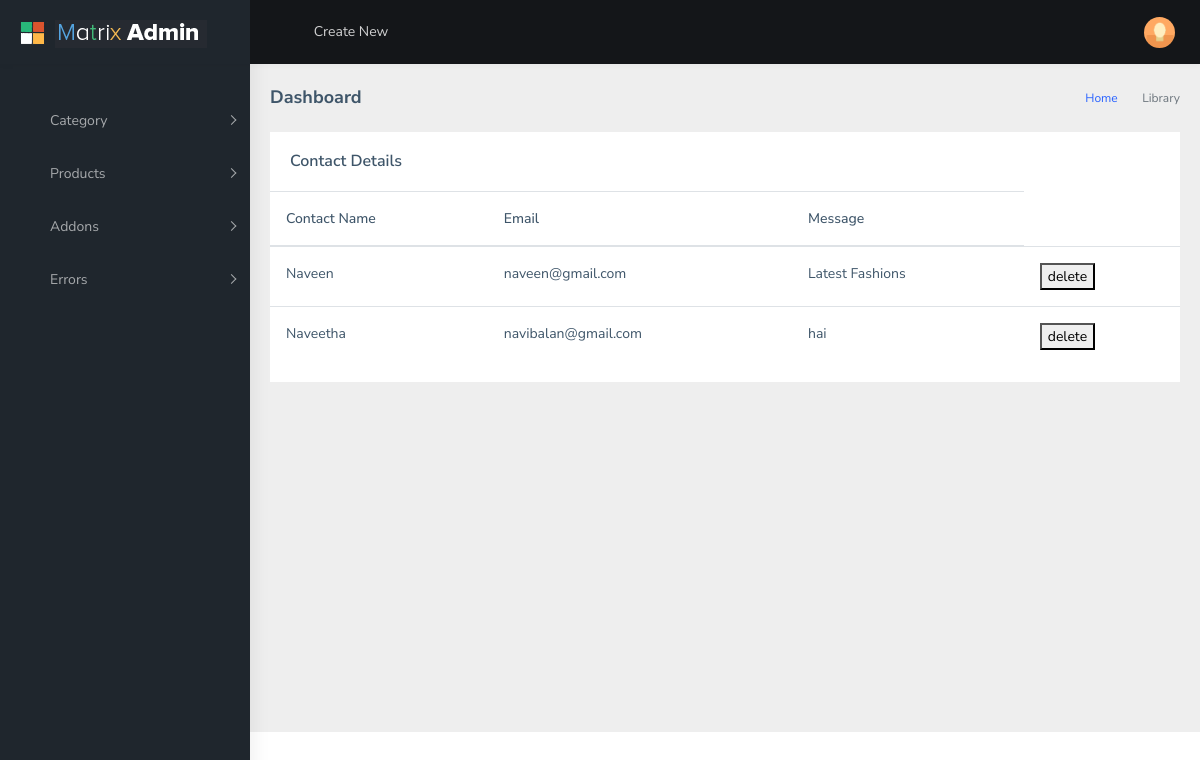
The page /Backend/contactdisplaypage/ on the database its author committed.
### Frontend/models.py (models this page shows)
class contactdb(models.Model):
    objects = None
    Name = models.CharField(max_length=100,null=True,blank=True)
    Email = models.EmailField(null=True,blank=True)
    Message = models.CharField(max_length=100,null=True,blank=True)

### Backend/views.py (the view)
# urls.py: path('contactdisplaypage/',views.contactdisplaypage,name="contactdisplaypage"),
def contactdisplaypage(request):
    data=contactdb.objects.all()
    return render(request, "Display contact.html",{'data': data})

### Backend/templates/Display contact.html (shortened to what this page needs)
<!DOCTYPE html>
<html lang="en">
<head>
</head>
<body>
<!DOCTYPE html>
{% extends 'index.html' %}
{% block content %}
<html lang="en">
<head>
</head>
<body>
<div class="card">
                            <div class="card-body">
                                <h5 class="card-title m-b-0">Contact Details</h5>
                            </div>
                            <table class="table">
                                  <thead>
                                    <tr>
                                      <th scope="col">Contact Name</th>
                                      <th scope="col">Email </th>
                                      <th scope="col">Message</th>
                                    </tr>
                                  </thead>
                                  <tbody>
                                  {%  for i in data %}
                                    <tr>
                                      <td>{{i.Name}}</td>
                                      <td>{{i.Email}}</td>
                                      <td>{{i.Message}}</td>
                            <td>
                                            <a href="{%url 'deletecontact' p_id=i.id %}">
                                                    <button>delete</button>
                                                </a>
                                        </td>
                                    </tr>
                                    {% endfor %}
                                  </tbody>
                            </table>
                        </div>
</body>
</html>
{% endblock %}

### rows shown on the page
contactdb: Name "Naveen", Email "naveen@gmail.com", Message "Latest Fashions"
contactdb: Name "Naveetha", Email "navibalan@gmail.com", Message "hai"
